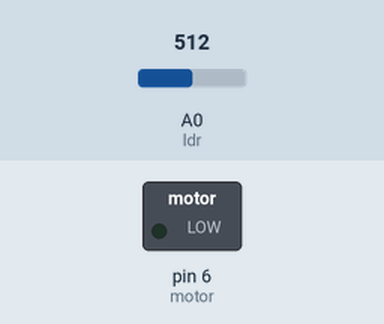
This sketch was run on a simulated Arduino Uno, built with avr-gcc and run on an emulated ATmega328P. Shown: switched loads named in the sketch (green lamp = pin HIGH). Inputs (shaded band) come from the test bench; at power-on: A0 (ldr) = 512.

Above: at 1.2 s.
1.3 s: A0 (ldr) set to 716
At 2.4 s:
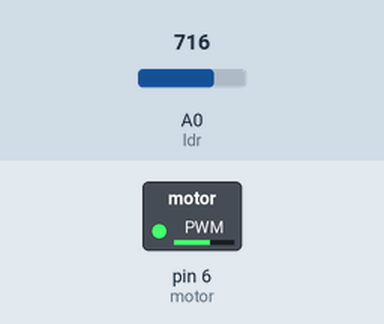
2.8 s: A0 (ldr) set to 900
At 3.6 s:
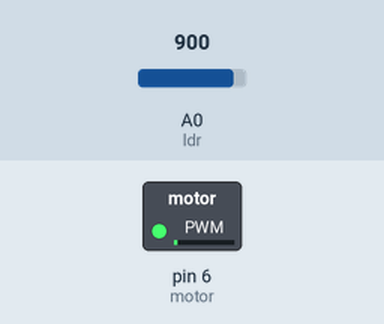
4.3 s: A0 (ldr) set to 1023
At 4.7 s:
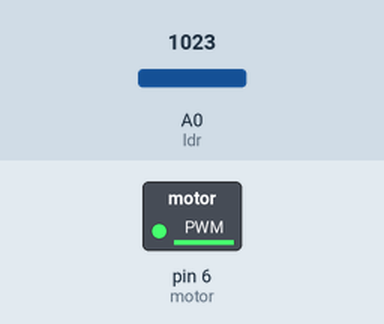
5.8 s: A0 (ldr) set to 306
At 7.0 s:
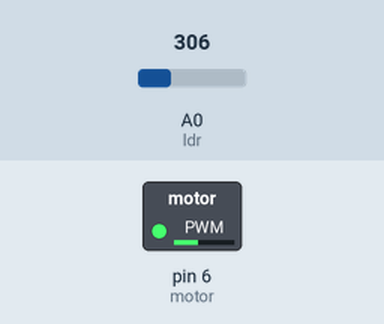
7.3 s: A0 (ldr) set to 511
At 8.2 s:
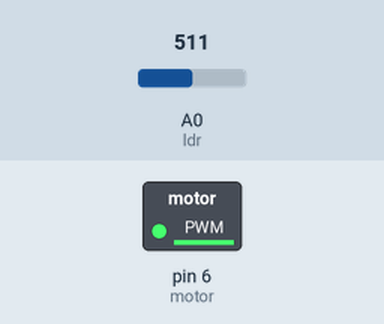
Timing chart, 0 to 9.8 s (numbered marks = the images above; inputs shaded):
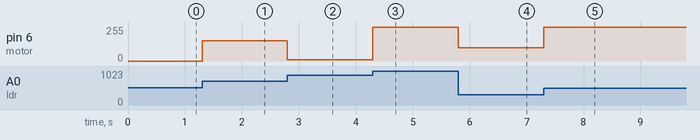

The sketch:

Part5.ino
```cpp
/* Part5 Light dependent resistor to trigger fan */

#define ldr A0
#define motor 6

int fanSpeed;

void setup() {
  pinMode(ldr, INPUT);
  pinMode(motor, OUTPUT);
}

void loop() {
  fanSpeed = analogRead(ldr)*2; //set the fanspeed to be double of the LDR value
  analogWrite(motor, fanSpeed);
}
```

Measured:
- after the input at 1.3 s, pin 6 (motor): 0/255 → 152/255 at once
- after the input at 2.8 s, pin 6 (motor): 152/255 → 8/255 at once
- after the input at 4.3 s, pin 6 (motor): 8/255 → 254/255 at once
- after the input at 5.8 s, pin 6 (motor): 254/255 → 100/255 at once
- after the input at 7.3 s, pin 6 (motor): 100/255 → 254/255 at once
